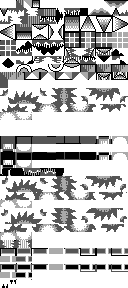
#> input picture levels/chr_data/game_art/bg_tiles.png, 128 x 288 px
$ python make_spikes_a.py ../levels/chr_data/bg_tiles.png
#> lines starting #> are read from the running program, lines starting #| are printed output that depends on the picture
"""Famidash's background spikes as the game shows them (spike set A, frame 0) in levels/chr_data/game_art/bg_tiles.png.

The tiles of metatiles 12 / 13 (and the half spikes 19 / 20) were the ones of Famidash's Tiled tileset;
the game loads GRAPHICS/Level Tiles/SpikesA.chr. Their NES colours are ours. Two of the tiles have art
where our metatiles have the transparent tile: section SPIKES_A_EXTRA (tools/build_bg_tiles.py).

Run once: python tools/make_spikes_a.py <path to SpikesA.chr>
"""
import sys
from pathlib import Path

from PIL import Image

SHEET = Path(__file__).resolve().parent.parent / "levels" / "chr_data" / "game_art" / "bg_tiles.png"
TILES = {23: 0x0D, 24: 0x0E, 25: 0x0F, 37: 0x1C, 38: 0x1D, 39: 0x1F}    # BASE slot -> NES tile
EXTRA = [0x0C, 0x1E]
EXTRA_ROW = 35


def main(path):
#> called with path = '../levels/chr_data/bg_tiles.png'
    chr_data = Path(path).read_bytes()
    img = Image.open(SHEET)
#> img is the input picture: PIL image 128x288 L; min 0, max 255, mean 186.4
    if img.height < (EXTRA_ROW + 1) * 8:
        bigger = Image.new("L", (img.width, (EXTRA_ROW + 1) * 8), 255)
        bigger.paste(img, (0, 0))
        img = bigger

    def put(tile, x0, y0):
        data = chr_data[tile * 16:tile * 16 + 16]
        for y in range(8):
            for x in range(8):
                v = ((data[y] >> (7 - x)) & 1) | (((data[y + 8] >> (7 - x)) & 1) << 1)
                # colour 1 is Famidash's vertical stripes around the spikes: plain background here
                img.putpixel((x0 + x, y0 + y), 255 - 85 * (0 if v == 1 else v))

    for slot, tile in TILES.items():
        put(tile, (slot % 16) * 8, (slot // 16) * 8)
    for i, tile in enumerate(EXTRA):
        put(tile, i * 8, EXTRA_ROW * 8)
    img.save(SHEET)
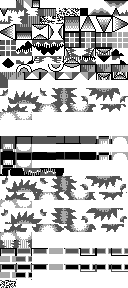
#> saved as bg_tiles.png: PIL image 128x288 L; min 0, max 255, mean 186.7


if __name__ == "__main__":
    main(sys.argv[1])
